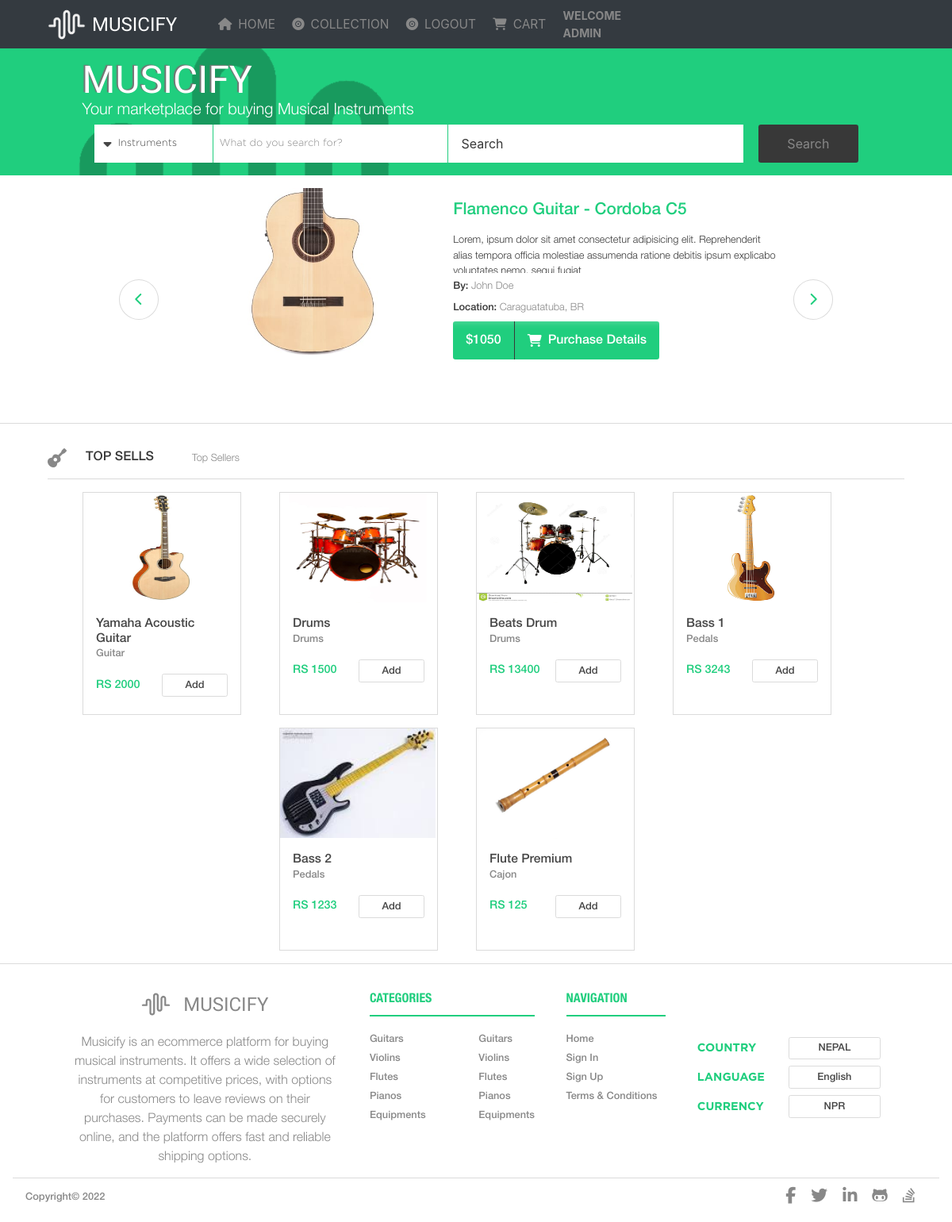
The page / (signed in) on the database its author committed.
### users/models.py (models this page shows)
class User(AbstractUser):
    username = None
    email = models.EmailField(unique=True,null=False)
    first_name=models.CharField(max_length=26,null=False)
    last_name=models.CharField(max_length=26,null=False)
    phone=models.CharField(max_length=10,null=False)
    GENDER = [('Male','Male'),('Female','Female'),('Other','Other')]
    gender=models.CharField(max_length=6,choices=GENDER,null=True)
    is_staff = models.BooleanField(default=False)
    is_active = models.BooleanField(default=True)
    date_joined=models.DateField(auto_now_add=True)
    USERNAME_FIELD = 'email'
    REQUIRED_FIELDS = ['first_name','last_name','phone','gender']
    objects = CustomUserManager()
    def __str__(self):
        return self.email

### stores/models.py (models this page shows, shortened)
class Product(models.Model):
    name=models.CharField(max_length=26,null=False)
    CATEGORIES=[('Guitar',' Acoustic Guitar'),
                ('Keyboard','Ukelele'),
                ('Drums','Drum Set'),
                ('Cajon','Flute'),
                ('Steel','Violin'),
                ('Studio Equipments',' Equipments'),
                ('Pedals','Bass Guitars')]
    category=models.CharField(max_length=26,choices = CATEGORIES,null=False)
    image = models.ImageField(upload_to='uploads/products',null=True)
    price=models.IntegerField()
    date_added=models.DateField(auto_now_add=True)

### stores/views.py (the view)
# urls.py: path('',getProducts,name='home'),
def getProducts(request):
    product = Product.objects.all()
    context = {
        "products" : product
    }
    return render(request,"pages/home.html",context)

### templates/pages/home.html
{% extends 'base.html' %}
{% load static %}
{% block content %}
<header class="upper-page container-fluid bg-red py-3">
  <img class="watermark" src="{% static 'images/waves-icon.png' %}" alt="wave-big" />
  <div class="z-2 container max-w-80 w-90">
      <div class="container flex-col">
          <div class="brand-name--lg-w-page w-mc">MUSICIFY</div>
          <h1 class="co-w f-hl w-mc">
              Your marketplace for buying Musical Instruments
          </h1>
      </div>
      <div class="search container-fluid ai-c jc-sb w-100">
          <form class="search container-fluid ai-c jc-sb w-100" action="{% url 'search' %}" method="get">
              <div class="search-top h-search ai-c">
                  <div class="search__dropdown bg-white h-100 w-20 bord-r-red ai-c pl-1 pr-3 d-none d-md-flex">
                      <div class="search__dropdown-icon co-dt m-2">
                          <i class="fas fa-caret-down"></i>
                      </div>
                      <div class="search__dropdown-text co-dt f-gl">Instruments</div>
                  </div>
                  <div class="search__question bg-white h-100 bord-r-red co-l ai-c f-gl pl-2">
                      What do you search for?
                  </div>
                  <input type="text" name="query" placeholder="Search" class="search__input h-100 co-l" />
              </div>
              <div class="search-btn-div h-100">
                  <button type="submit" class="search__button btn-dark w-100">
                      Search
                  </button>
              </div>
          </form>
      </div>
  </div>
</header>
<div class="hotads py-3 co-l f-hm">
  <div class="hotads-cont container ai-c h-100 px-0">
    <div class="hotads__arrow_circle round w-mc ai-c jc-c co-r d-none d-md-flex">
      <i class="fas fa-chevron-left"></i>
    </div>
<div class="hotads__main flex-col w-90 center h-100 px-3">
    <div class="hotads__main_content jc-sb">
      <div class="hotads__main_content-img"></div>
      <div class="hotads__main_content-info py-3">
        <h3 class="co-r f-hm">Flamenco Guitar - Cordoba C5</h3>
        <div class="fixed-p">
        <p class="fixed-p f-hl co-d">
          Lorem, ipsum dolor sit amet consectetur adipisicing elit.
          Reprehenderit alias tempora officia molestiae assumenda
          ratione debitis ipsum explicabo voluptates nemo, sequi fugiat
        </p>
        </div>
        <p class="co-d">By: <span class="co-l f-hl">John Doe</span></p>
        <p class="mb-0 co-d">
          Location: <span class="co-l f-hl">Caraguatatuba, BR</span>
        </p>
        <div class="hotads__main_content-info-button w-mc ai-c mt-2">
          <button type="button" class="btn-red m-0 center ai-c py-2">$1050</button>
          <button type="button" class="btn-red mx-0 ai-c">
            <i class="fas fa-shopping-cart mr-2" aria-hidden="true"></i>
            <span>Purchase Details</span>
          </button>
          </div>
          </div>
       </div>
       </div>
            <div class="hotads__arrow_circle round w-mc ai-c jc-c co-r d-none d-md-flex">
              <i class="fas fa-chevron-right"></i>
            </div>
            </div>
<div class="products__display w-90 center mt-5">
    <div class="products__display__header ai-c mb-3 co-d">
      <i class="fas fa-guitar mr-4 co-l"></i>
      <h5>TOP SELLS</h5>
      <p class="my-0 ml-5 co-l f-hl">
        Top Sellers
      </p>
    </div>
<div class="products__display__cards ai-c jc-sb">
        {% for product in products %}
        <div class="products__display__cards-item">
                <div class="products__display__cards-item--img h-50"><img src={{product.image.url}} alt="" class='product-image'  style="width:196px;height: 138px;"> </div>
               <div class="products__display__cards-item--content h-50 mx-3 pt-3">
                <h6 class="co-dt">{{product.name}}</h6>
                <p>{{product.category}}</p>
                <div class="ai-c jc-sb mt-2">
                    <div class="price co-r f-hm">RS {{product.price}}</div>
                    {% if user.is_authenticated %}
                    <button class="cart-button btn-transparent w-50" data-product={{product.id}} data-user={{request.user}} data-action="add"
                    onclick="alert('Product added to cart')">Add</button>
                    {% else %}
                    <a href="{% url 'login-page' %}" class="btn-transparent w-50">Add</a>
                    {% endif %}
                </div>
            </div>
        </div>
        {% endfor %}
</div>
</div>
{% endblock %}

### templates/partials/header.html (shortened to what this page needs)
{% load static %}
<link rel="stylesheet" href="{% static 'css/styles.css' %}">
<header class="bg-dark w-100">
<nav class="nav-bar ai-c jc-sb py-1 max-w-80 w-90">
    <div class="nav--left ai-c">
        <div class="nav__brand">
          <div class="nav__brand__logo mr-2">
            <img
              class="nav__brand__logo__img"
              src="{% static 'images/waves-icon.png' %}"
              alt="waves-icon"
            />
          </div>
          <div class="nav__brand__name"><a class="brand-name--sm-w" href="{% url 'home' %}">MUSICIFY</a></div>
        </div>
        <div class="nav__menu ai-c tupper">
            <a class="nav__menu__item" href="{% url 'home' %}">
              <div class="nav__menu__item co-l ai-c">
                <div class="nav__menu__item-icon mr-2">
                  <i class="fas fa-home"></i>
                </div>
                <div class="nav__menu_item-text">Home</div>
              </div>
            </a>
            <a class="nav__menu__item" href="{% url 'category' %}">
              <div class="nav__menu__item co-l ai-c">
                <div class="nav__menu__item-icon mr-2">
                  <i class="fas fa-record-vinyl"></i>
                </div>
                <div class="nav__menu_item-text">Collection</div>
              </div>
            </a>
              {% if user.is_authenticated %}
            <a class="nav__menu__item" href="{% url 'logout' %}">
              <div class="nav__menu__item co-l ai-c">
                <div class="nav__menu__item-icon mr-2">
                  <i class="fas fa-record-vinyl"></i>
                </div>
                <div class="nav__menu_item-text">Logout</div>
              </div>
           </a>
              {% endif %}
                <a class="nav__menu__item" href="{% url 'cart' %}">
                    <div class="nav__menu__item co-l ai-c">
                      <div class="nav__menu__item-icon mr-2">
                        <i class="fas fa-shopping-cart"></i>
                      </div>
                      <div class="nav__menu_item-text">CART</div>
                    </div>
                </a>
             {% if user.is_authenticated %}
             <div class="nav__menu__item co-l ai-c">
             <div class="nav__menu_item-text"><b>Welcome {{ user.first_name }}</b> </div>
             </div>
             {% endif %}
        </div>
</nav>
</header>

### rows shown on the page
User: first_name "ADMIN"
Product: image (picture), name "Yamaha Acoustic Guitar", category "Guitar", price "2000"
Product: image (picture), name "Drums", category "Drums", price "1500"
Product: image (picture), name "Beats Drum", category "Drums", price "13400"
Product: image (picture), name "Bass 1", category "Pedals", price "3243"
Product: image (picture), name "Bass 2", category "Pedals", price "1233"
Product: image (picture), name "Flute Premium", category "Cajon", price "125"
